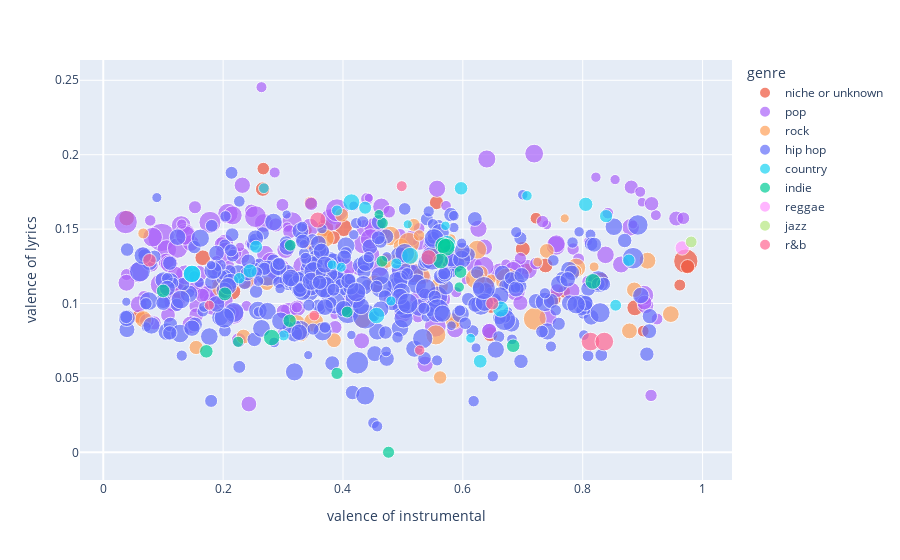

Notebook source saved alongside this figure:
### Code cell
fig = px.scatter(song_stats, x="valence_i", y="valence_l", size="scored_words", color="genre",
                 labels={"valence_i":"valence of instrumental", "valence_l":"valence of lyrics"}, 
                 color_discrete_map=color_dict, hover_data=['name+artist'])

# Show the plot
fig.write_image('figures/song_valence.png',scale=10.)
fig.show()

### Figure 1 — Plotly figure (JSON) as saved in the notebook; plotly's stock layout.template omitted (floating-point values rounded to 4 significant figures; data arrays with more than 128 entries replaced by an {"elided": "..."} marker saying what was removed)
{"data": [{"customdata": [["We Don't Talk About Bruno---Carolina Gaitán - La Gaita, Mauro Castillo, Adassa, Rhenzy Feliz, Diane Guerrero, Stephanie Beatriz, Encanto - Cast"], ["Bad Habit---Steve Lacy"], ["Surface Pressure - From \"Encanto\"/Soundtrack Version---Jessica Darrow"], ["Surface Pressure---Jessica Darrow"], ["The Family Madrigal---Stephanie Beatriz, Olga Merediz, Encanto - Cast"], ["What Else Can I Do?---Diane Guerrero, Stephanie Beatriz"], ["Dark Red---Steve Lacy"], ["Static---Steve Lacy"], ["Waiting On A Miracle---Stephanie Beatriz"], ["Numb Little Bug---Em Beihold"], ["Until I Found You---Stephen Sanchez"], ["Flowers---Lauren Spencer Smith"], ["Monster Mash---Bobby \"Boris\" Pickett, The Crypt-Kickers"], ["Sunshine ---Steve Lacy, Fousheé"], ["This Is Halloween---The Citizens of Halloween"], ["Ghostbusters---Ray Parker Jr."], ["Mercury---Steve Lacy"], ["Nobody Like U---4*TOWN , Jordan Fisher, Finneas O'Connell, Topher Ngo, Grayson Villanueva, Josh Levi"], ["10 Things I Hate About You---Leah Kate"], ["All Of You---Stephanie Beatriz, Olga Merediz, John Leguizamo, Adassa, Maluma, Encanto - Cast"], ["Victoria's Secret---Jax"], ["I Really Want to Stay at Your House---Rosa Walton, Hallie Coggins"], ["Doja---Central Cee"], ["Heavy ---Nigo, Lil Uzi Vert"], ["Somebody's Watching Me - Single Version---Rockwell"], ["Shake It ---Kay Flock, Cardi B, Dougie B, Bory300"], ["After Dark---Mr.Kitty"], ["Lost in the Fire ---Gesaffelstein, The Weeknd"], ["Heavy ---Nigo, Lil Uzi Vert"], ["The Rumbling ---SiM"], ["attention ---Omah Lay, Justin Bieber"], ["Super Freak---Rick James"]], "hovertemplate": "genre=niche or unknown<br>valence of instrumental=%{x}<br>valence of lyrics=%{y}<br>scored_words=%{marker.size}<br>name+artist=%{customdata[0]}<extra></extra>", "legendgroup": "niche or unknown", "marker": {"color": "#EF553B", "size": [318, 279, 379, 379, 248, 260, 200, 370, 195, 376, 163, 107, 167, 170, 150, 271, 315, 297, 237, 211, 473, 385, 730, 199, 249, 171, 305, 304, 199, 274, 237, 176], "sizemode": "area", "sizeref": 2.467, "symbol": "circle"}, "mode": "markers", "name": "niche or unknown", "orientation": "v", "showlegend": true, "type": "scatter", "x": [0.83, 0.7, 0.401, 0.37, 0.556, 0.266, 0.769, 0.215, 0.267, 0.638, 0.342, 0.341, 0.707, 0.722, 0.647, 0.738, 0.887, 0.751, 0.0592, 0.346, 0.517, 0.126, 0.972, 0.384, 0.975, 0.901, 0.039, 0.166, 0.316, 0.646, 0.384, 0.962], "xaxis": "x", "y": [0.1156, 0.1366, 0.1508, 0.1508, 0.1678, 0.1769, 0.1079, 0.1082, 0.1907, 0.1136, 0.1399, 0.1492, 0.1232, 0.1573, 0.09707, 0.1256, 0.09713, 0.1033, 0.09141, 0.1676, 0.1205, 0.1093, 0.1285, 0.1195, 0.1248, 0.08149, 0.1574, 0.1308, 0.1195, 0.07944, 0.1443, 0.1124], "yaxis": "y"}, {"customdata": {"elided": "198x1 str values"}, "hovertemplate": "genre=pop<br>valence of instrumental=%{x}<br>valence of lyrics=%{y}<br>scored_words=%{marker.size}<br>name+artist=%{customdata[0]}<extra></extra>", "legendgroup": "pop", "marker": {"color": "#ab63fa", "size": {"elided": "198 int values"}, "sizemode": "area", "sizeref": 2.467, "symbol": "circle"}, "mode": "markers", "name": "pop", "orientation": "v", "showlegend": true, "type": "scatter", "x": {"elided": "198 float values"}, "xaxis": "x", "y": {"elided": "198 float values"}, "yaxis": "y"}, {"customdata": [["Heat Waves---Glass Animals"], ["Running Up That Hill ---Kate Bush"], ["Something In The Way---Nirvana"], ["Enemy  - from the series Arcane League of Legends---Imagine Dragons, JID, Arcane, League of Legends"], ["I Ain't Worried---OneRepublic"], ["Master of Puppets ---Metallica"], ["Sweater Weather---The Neighbourhood"], ["Hold Me Closer---Elton John, Britney Spears"], ["505---Arctic Monkeys"], ["Mary On A Cross---Ghost"], ["Alien Blues---Vundabar"], ["Softcore---The Neighbourhood"], ["Last Christmas---Wham!"], ["Everybody Wants To Rule The World---Tears For Fears"], ["Bones---Imagine Dragons"], ["Mr. Brightside---The Killers"], ["Elliot's Song - From \"Euphoria\" An HBO Original Series---Dominic Fike, Zendaya"], ["The Foundations of Decay---My Chemical Romance"], ["Space Song---Beach House"], ["EDGING---blink-182"], ["This Is Why---Paramore"], ["Daddy Issues---The Neighbourhood"], ["I Wanna Be Yours---Arctic Monkeys"], ["Dreams - 2004 Remaster---Fleetwood Mac"], ["Everlong---Foo Fighters"], ["Don't Stop Believin'---Journey"], ["Separate Ways  - Bryce Miller/Alloy Tracks Remix---Journey, Steve Perry"], ["Eventually---Tame Impala"], ["Sweet Home Alabama---Lynyrd Skynyrd"], ["Smells Like Teen Spirit---Nirvana"], ["Iris---The Goo Goo Dolls"], ["Brown Eyed Girl---Van Morrison"], ["Black Summer---Red Hot Chili Peppers"], ["Electric Love---BØRNS"], ["The Less I Know The Better---Tame Impala"], ["Cigarette Daydreams---Cage The Elephant"], ["Riptide---Vance Joy"], ["Oh Caroline---The 1975"], ["Sweet Dreams  - Remastered---Eurythmics, Annie Lennox, Dave Stewart"], ["Danger Zone - From \"Top Gun\" Original Soundtrack---Kenny Loggins"], ["Everybody Talks---Neon Trees"], ["BRIGHTSIDE---The Lumineers"], ["Enter Sandman ---Metallica"], ["Right Down the Line---Gerry Rafferty"], ["Blue Christmas---Elvis Presley"], ["House of Memories---Panic! At The Disco"], ["Born in the U.S.A.---Bruce Springsteen"], ["Sweet Child O' Mine---Guns N' Roses"], [" The Reaper---Blue Öyster Cult"], ["Why'd You Only Call Me When You're High?---Arctic Monkeys"], ["Take It Easy - 2013 Remaster---Eagles"], ["Out of My League---Fitz and The Tantrums"]], "hovertemplate": "genre=rock<br>valence of instrumental=%{x}<br>valence of lyrics=%{y}<br>scored_words=%{marker.size}<br>name+artist=%{customdata[0]}<extra></extra>", "legendgroup": "rock", "marker": {"color": "#FFA15A", "size": [389, 406, 351, 497, 168, 223, 237, 116, 271, 395, 349, 425, 347, 399, 215, 500, 226, 530, 306, 261, 699, 361, 471, 453, 431, 271, 150, 250, 298, 648, 317, 352, 499, 210, 388, 240, 564, 120, 196, 137, 120, 304, 494, 102, 136, 567, 310, 440, 272, 312, 271, 164], "sizemode": "area", "sizeref": 2.467, "symbol": "circle"}, "mode": "markers", "name": "rock", "orientation": "v", "showlegend": true, "type": "scatter", "x": [0.531, 0.361, 0.0668, 0.555, 0.825, 0.562, 0.398, 0.486, 0.234, 0.561, 0.433, 0.37, 0.947, 0.323, 0.587, 0.236, 0.33, 0.198, 0.601, 0.63, 0.674, 0.337, 0.479, 0.789, 0.364, 0.472, 0.0668, 0.155, 0.886, 0.72, 0.497, 0.908, 0.351, 0.518, 0.453, 0.273, 0.51, 0.819, 0.788, 0.647, 0.725, 0.555, 0.621, 0.77, 0.58, 0.506, 0.584, 0.624, 0.385, 0.878, 0.74, 0.527], "xaxis": "x", "y": [0.1185, 0.1332, 0.08954, 0.07892, 0.1153, 0.05031, 0.1594, 0.13, 0.07779, 0.1118, 0.08904, 0.144, 0.09288, 0.0864, 0.08721, 0.1164, 0.0788, 0.1109, 0.133, 0.1206, 0.1159, 0.1096, 0.1454, 0.1241, 0.1201, 0.1286, 0.1471, 0.07047, 0.1092, 0.08971, 0.1384, 0.1288, 0.08743, 0.1528, 0.1133, 0.1134, 0.1406, 0.1247, 0.1218, 0.1164, 0.1279, 0.1333, 0.1167, 0.1572, 0.1433, 0.1316, 0.08837, 0.1362, 0.07531, 0.08162, 0.1353, 0.1458], "yaxis": "y"}, {"customdata": {"elided": "378x1 str values"}, "hovertemplate": "genre=hip hop<br>valence of instrumental=%{x}<br>valence of lyrics=%{y}<br>scored_words=%{marker.size}<br>name+artist=%{customdata[0]}<extra></extra>", "legendgroup": "hip hop", "marker": {"color": "#636efa", "size": {"elided": "378 int values"}, "sizemode": "area", "sizeref": 2.467, "symbol": "circle"}, "mode": "markers", "name": "hip hop", "orientation": "v", "showlegend": true, "type": "scatter", "x": {"elided": "378 float values"}, "xaxis": "x", "y": {"elided": "378 float values"}, "yaxis": "y"}, {"customdata": [["Don't Think Jesus---Morgan Wallen"], ["Something in the Orange---Zach Bryan"], ["You Proof---Morgan Wallen"], ["Thought You Should Know---Morgan Wallen"], ["Rock and A Hard Place---Bailey Zimmerman"], ["Whiskey Glasses---Morgan Wallen"], ["Flower Shops ---ERNEST, Morgan Wallen"], ["Chicken Fried---Zac Brown Band"], ["Fancy Like---Walker Hayes"], ["Buy Dirt---Jordan Davis, Luke Bryan"], ["Burn Burn Burn---Zach Bryan"], ["Sand In My Boots---Morgan Wallen"], ["Fall In Love---Bailey Zimmerman"], ["Doin' This---Luke Combs"], ["Tennessee Whiskey---Chris Stapleton"], ["Chasin' You---Morgan Wallen"], ["Tennessee Orange---Megan Moroney"], ["More Than My Hometown---Morgan Wallen"], ["Heavy Eyes---Zach Bryan"], ["All Your'n---Tyler Childers"], ["Wagon Wheel---Darius Rucker"], ["Fortunate Son---Creedence Clearwater Revival"], ["Feathered Indians---Tyler Childers"], ["Something in the Orange - Z&E's Version---Zach Bryan"], ["7 Summers---Morgan Wallen"], ["Forever After All---Luke Combs"], ["Beer Never Broke My Heart---Luke Combs"], ["Beautiful Crazy---Luke Combs"]], "hovertemplate": "genre=country<br>valence of instrumental=%{x}<br>valence of lyrics=%{y}<br>scored_words=%{marker.size}<br>name+artist=%{customdata[0]}<extra></extra>", "legendgroup": "country", "marker": {"color": "#19d3f3", "size": [247, 378, 233, 102, 150, 135, 165, 255, 174, 210, 210, 352, 126, 151, 356, 152, 144, 226, 121, 216, 369, 318, 191, 378, 109, 332, 126, 119], "sizemode": "area", "sizeref": 2.467, "symbol": "circle"}, "mode": "markers", "name": "country", "orientation": "v", "showlegend": true, "type": "scatter", "x": [0.245, 0.148, 0.629, 0.508, 0.301, 0.707, 0.227, 0.805, 0.855, 0.437, 0.255, 0.414, 0.397, 0.39, 0.512, 0.489, 0.268, 0.597, 0.613, 0.839, 0.574, 0.663, 0.877, 0.148, 0.571, 0.456, 0.48, 0.382], "xaxis": "x", "y": [0.1219, 0.1199, 0.0612, 0.1532, 0.07856, 0.1724, 0.117, 0.1667, 0.09885, 0.1644, 0.1381, 0.1681, 0.1244, 0.1625, 0.1321, 0.1269, 0.1775, 0.1774, 0.07662, 0.1587, 0.14, 0.09627, 0.1291, 0.1199, 0.1522, 0.09194, 0.1017, 0.1261], "yaxis": "y"}, {"customdata": [["I Love You So---The Walters"], ["Notion---The Rare Occasions"], ["Stick Season---Noah Kahan"], ["Freaks---Surf Curse"], ["Sex Drugs Etc.---Beach Weather"], ["Tek It---Cafuné"], ["World's Smallest Violin---AJR"], ["POLTERGEIST!---CORPSE, OmenXIII"], ["It's Called: Freefall---Rainbow Kitten Surprise"], ["Young---Vacations"], ["The Night We Met---Lord Huron"], ["Washing Machine Heart---Mitski"], ["Lovers Rock---TV Girl"], ["Not Allowed---TV Girl"], ["Pope Is a Rockstar---SALES"], ["rises the moon---Liana Flores"], ["Kilby Girl---The Backseat Lovers"], ["My Kind of Woman---Mac DeMarco"], ["I Can't Handle Change---Roar"], ["Hayloft II---Mother Mother"]], "hovertemplate": "genre=indie<br>valence of instrumental=%{x}<br>valence of lyrics=%{y}<br>scored_words=%{marker.size}<br>name+artist=%{customdata[0]}<extra></extra>", "legendgroup": "indie", "marker": {"color": "#00cc96", "size": [166, 171, 306, 173, 175, 202, 227, 181, 333, 135, 229, 333, 395, 304, 223, 237, 156, 122, 183, 227], "sizemode": "area", "sizeref": 2.467, "symbol": "circle"}, "mode": "markers", "name": "indie", "orientation": "v", "showlegend": true, "type": "scatter", "x": [0.466, 0.312, 0.817, 0.407, 0.465, 0.596, 0.684, 0.476, 0.281, 0.594, 0.1, 0.567, 0.572, 0.563, 0.311, 0.203, 0.225, 0.46, 0.39, 0.172], "xaxis": "x", "y": [0.1541, 0.1391, 0.1149, 0.0943, 0.1284, 0.1212, 0.07162, 8.497e-05, 0.07714, 0.1111, 0.1085, 0.1391, 0.1378, 0.1286, 0.08841, 0.1065, 0.07429, 0.1599, 0.05305, 0.06787], "yaxis": "y"}, {"customdata": [["Pass The Dutchie---Musical Youth"]], "hovertemplate": "genre=reggae<br>valence of instrumental=%{x}<br>valence of lyrics=%{y}<br>scored_words=%{marker.size}<br>name+artist=%{customdata[0]}<extra></extra>", "legendgroup": "reggae", "marker": {"color": "#FF97FF", "size": [255], "sizemode": "area", "sizeref": 2.467, "symbol": "circle"}, "mode": "markers", "name": "reggae", "orientation": "v", "showlegend": true, "type": "scatter", "x": [0.966], "xaxis": "x", "y": [0.1373], "yaxis": "y"}, {"customdata": [["September---Earth, Wind & Fire"]], "hovertemplate": "genre=jazz<br>valence of instrumental=%{x}<br>valence of lyrics=%{y}<br>scored_words=%{marker.size}<br>name+artist=%{customdata[0]}<extra></extra>", "legendgroup": "jazz", "marker": {"color": "#B6E880", "size": [173], "sizemode": "area", "sizeref": 2.467, "symbol": "circle"}, "mode": "markers", "name": "jazz", "orientation": "v", "showlegend": true, "type": "scatter", "x": [0.981], "xaxis": "x", "y": [0.1414], "yaxis": "y"}, {"customdata": [["Thriller---Michael Jackson"], ["90 Proof ---Smino, J. Cole"], ["Heartbreak Anniversary---Giveon"], ["Thriller - 2003 Edit---Michael Jackson"], ["For Tonight---Giveon"], ["SPIT IN MY FACE!---ThxSoMch"], ["Sure Thing---Miguel"], ["Over---Lucky Daye"], ["Get You ---Daniel Caesar, Kali Uchis"], ["Swim---Chase Atlantic"]], "hovertemplate": "genre=r&b<br>valence of instrumental=%{x}<br>valence of lyrics=%{y}<br>scored_words=%{marker.size}<br>name+artist=%{customdata[0]}<extra></extra>", "legendgroup": "r&b", "marker": {"color": "#FF6692", "size": [432, 134, 289, 432, 126, 211, 150, 141, 321, 229], "sizemode": "area", "sizeref": 2.467, "symbol": "circle"}, "mode": "markers", "name": "r&b", "orientation": "v", "showlegend": true, "type": "scatter", "x": [0.813, 0.528, 0.543, 0.836, 0.177, 0.649, 0.498, 0.352, 0.358, 0.0771], "xaxis": "x", "y": [0.07445, 0.06861, 0.131, 0.07445, 0.09882, 0.1, 0.1789, 0.09188, 0.1561, 0.1291], "yaxis": "y"}], "layout": {"legend": {"itemsizing": "constant", "title": {"text": "genre"}, "tracegroupgap": 0}, "margin": {"t": 60}, "xaxis": {"anchor": "y", "domain": [0, 1], "title": {"text": "valence of instrumental"}}, "yaxis": {"anchor": "x", "domain": [0, 1], "title": {"text": "valence of lyrics"}}}}
